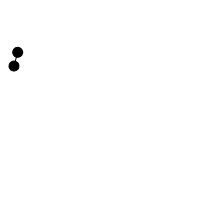
Frame 1 (no input)
Frame 60 (no input): identical to frame 1, image omitted
Frame 120 (the mouse pressed at the canvas centre since frame 60): identical to frame 1, image omitted

The p5.js sketch that drew this single still picture (run headless with seeded random() and noise() and a simulated clock; from frame 60 on, the mouse is pressed at the canvas centre):

// p5.js sketch
// ── sketch.js
function setup() {
    createCanvas(200,200)
    
}

function draw() {
    background(255)
    
    fill (0)
    translate(25,25)
    rotate(2* PI * (60/360))
    ellipse(20,20,10,10)
    ellipse(30,30,10,10)
    line (20,20,30,30)
    //console.log("rotating")
}
